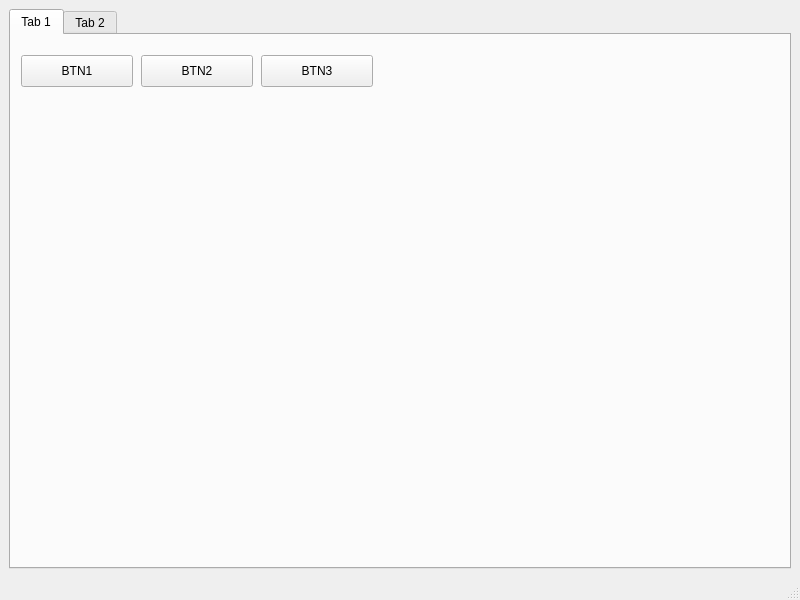
<?xml version="1.0" encoding="UTF-8"?>
<ui version="4.0">
 <class>MainWindow</class>
 <widget class="QMainWindow" name="MainWindow">
  <property name="geometry">
   <rect>
    <x>0</x>
    <y>0</y>
    <width>800</width>
    <height>600</height>
   </rect>
  </property>
  <property name="windowTitle">
   <string>MainWindow</string>
  </property>
  <widget class="QWidget" name="centralwidget">
   <layout class="QVBoxLayout" name="verticalLayout">
    <item>
     <widget class="QTabWidget" name="tabWidget">
      <property name="currentIndex">
       <number>0</number>
      </property>
      <widget class="QWidget" name="tab">
       <attribute name="title">
        <string>Tab 1</string>
       </attribute>
       <widget class="QPushButton" name="pushButton">
        <property name="geometry">
         <rect>
          <x>10</x>
          <y>20</y>
          <width>112</width>
          <height>32</height>
         </rect>
        </property>
        <property name="text">
         <string>BTN1</string>
        </property>
       </widget>
       <widget class="QPushButton" name="pushButton_2">
        <property name="geometry">
         <rect>
          <x>130</x>
          <y>20</y>
          <width>112</width>
          <height>32</height>
         </rect>
        </property>
        <property name="text">
         <string>BTN2</string>
        </property>
       </widget>
       <widget class="QPushButton" name="pushButton_3">
        <property name="geometry">
         <rect>
          <x>250</x>
          <y>20</y>
          <width>112</width>
          <height>32</height>
         </rect>
        </property>
        <property name="text">
         <string>BTN3</string>
        </property>
       </widget>
      </widget>
      <widget class="QWidget" name="tab_2">
       <attribute name="title">
        <string>Tab 2</string>
       </attribute>
      </widget>
     </widget>
    </item>
   </layout>
  </widget>
  <widget class="QMenuBar" name="menubar">
   <property name="geometry">
    <rect>
     <x>0</x>
     <y>0</y>
     <width>800</width>
     <height>22</height>
    </rect>
   </property>
  </widget>
  <widget class="QStatusBar" name="statusbar"/>
 </widget>
 <resources/>
 <connections/>
</ui>
